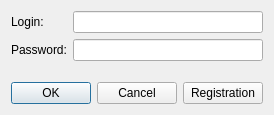
<?xml version="1.0" encoding="UTF-8"?>
<ui version="4.0">
 <class>LoginForm</class>
 <widget class="QWidget" name="LoginForm">
  <property name="geometry">
   <rect>
    <x>0</x>
    <y>0</y>
    <width>259</width>
    <height>115</height>
   </rect>
  </property>
  <property name="windowTitle">
   <string>Form</string>
  </property>
  <layout class="QVBoxLayout" name="verticalLayout">
   <item>
    <layout class="QFormLayout" name="formLayout">
     <item row="0" column="0">
      <widget class="QLabel" name="label">
       <property name="text">
        <string>Login:</string>
       </property>
      </widget>
     </item>
     <item row="1" column="0">
      <widget class="QLabel" name="label_2">
       <property name="text">
        <string>Password:</string>
       </property>
      </widget>
     </item>
     <item row="0" column="1">
      <widget class="QLineEdit" name="loginEdit"/>
     </item>
     <item row="1" column="1">
      <widget class="QLineEdit" name="passwordEdit">
       <property name="text">
        <string/>
       </property>
       <property name="echoMode">
        <enum>QLineEdit::EchoMode::Password</enum>
       </property>
      </widget>
     </item>
    </layout>
   </item>
   <item>
    <spacer name="verticalSpacer">
     <property name="orientation">
      <enum>Qt::Orientation::Vertical</enum>
     </property>
     <property name="sizeHint" stdset="0">
      <size>
       <width>20</width>
       <height>40</height>
      </size>
     </property>
    </spacer>
   </item>
   <item>
    <layout class="QHBoxLayout" name="horizontalLayout">
     <item>
      <widget class="QDialogButtonBox" name="buttonBox">
       <property name="standardButtons">
        <set>QDialogButtonBox::StandardButton::Cancel|QDialogButtonBox::StandardButton::Ok</set>
       </property>
      </widget>
     </item>
     <item>
      <widget class="QPushButton" name="registrationpushButton">
       <property name="text">
        <string>Registration</string>
       </property>
      </widget>
     </item>
    </layout>
   </item>
  </layout>
 </widget>
 <resources/>
 <connections/>
</ui>
